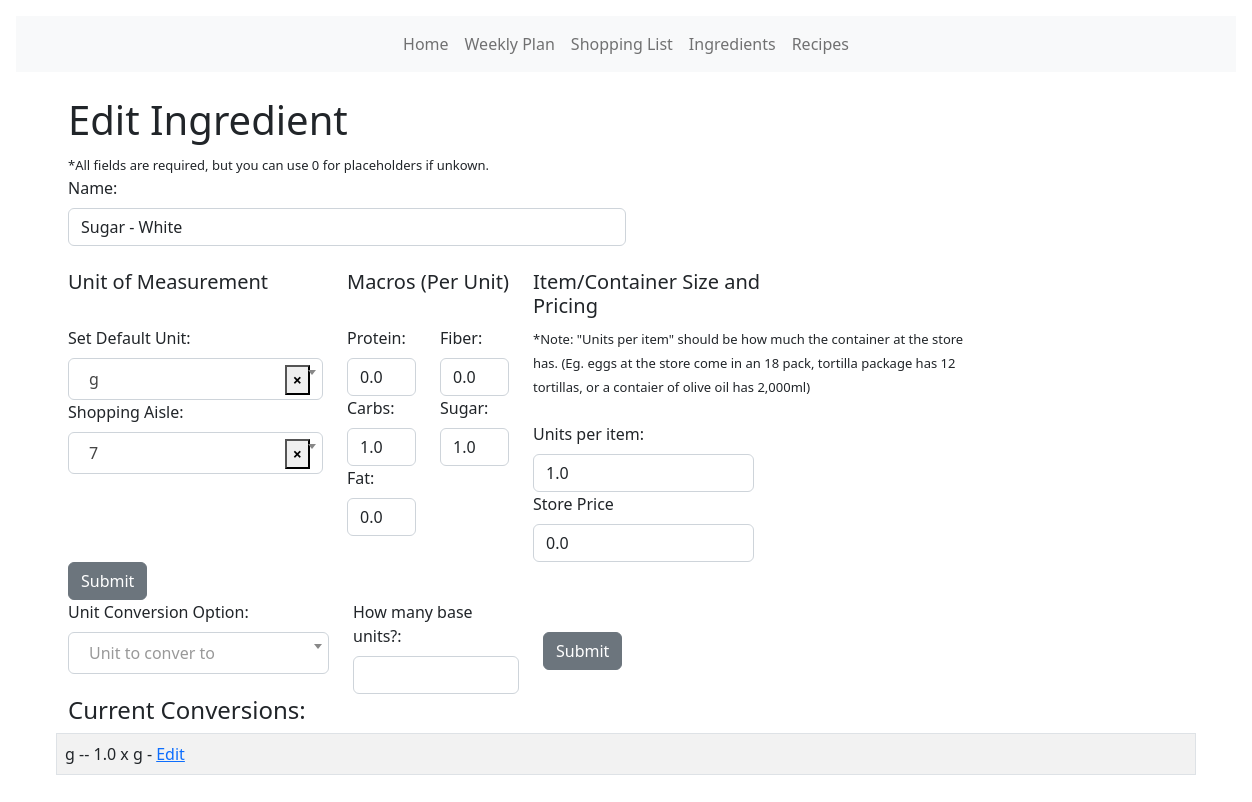
The app's page /ingredients/204, older data.
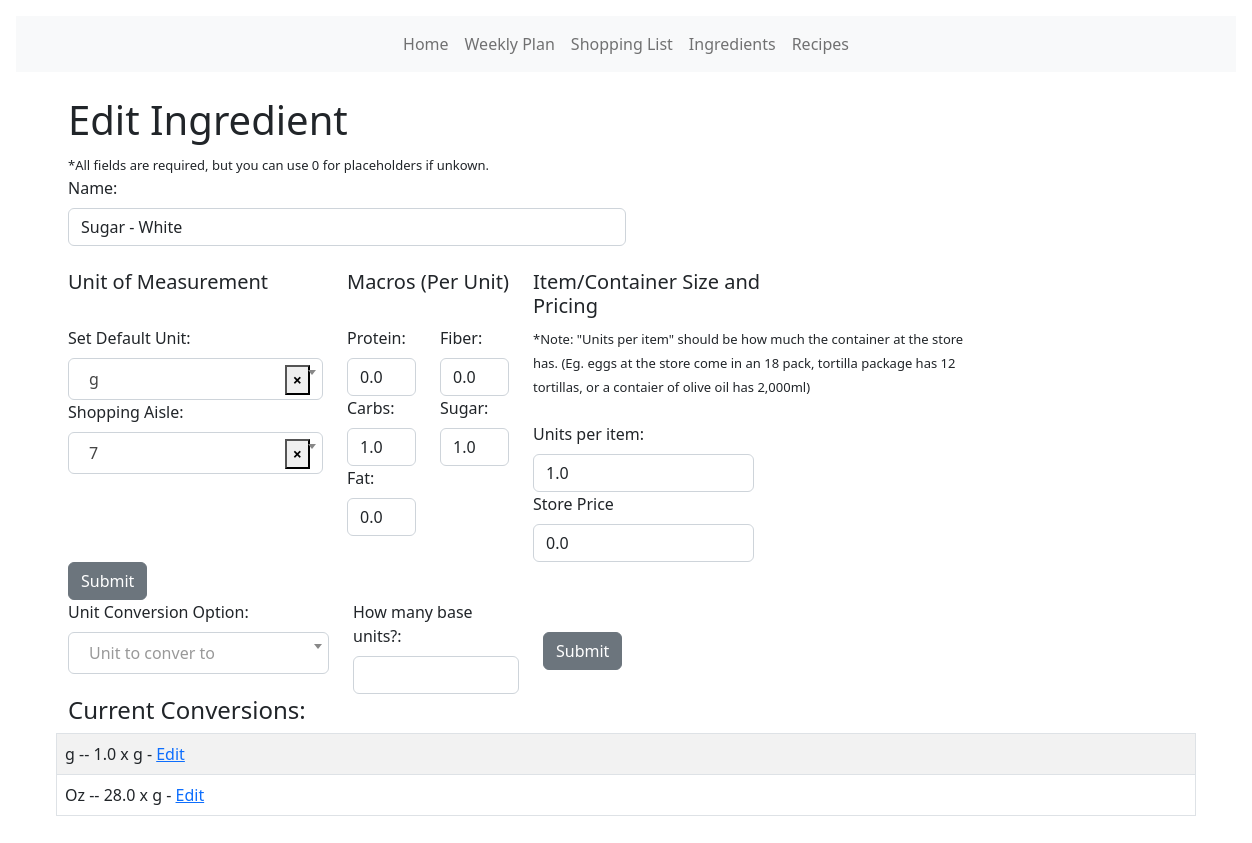
The same page, newer data.
### models.py (models this page shows, shortened)
class Ingredient(db.Model):
    __tablename__ = "ingredient"
    id = db.Column(db.Integer, primary_key=True)
    name = db.Column(db.String(120), nullable=False)
    icalories = db.Column(db.Float)
    protein = db.Column(db.Float)
    carbs = db.Column(db.Float)
    fat = db.Column(db.Float)
    fiber = db.Column(db.Float)
    sugar = db.Column(db.Float)
    item_unit_size = db.Column(db.Float)  # How many units of item at store
    item_price = db.Column(db.Float)  # Price for full item at store
    u_price = db.Column(db.Float)
    aisle_id = db.Column(db.Integer, db.ForeignKey("aisle.id"))
    ingredients = db.relationship("RecipeIngredient", backref="ingredient")
    def default_ingredient_unit(self):
        try:
            x = UnitIngredient.query.filter_by(iid=self.id).first()
            return x.unit.name
        except:
            return "Unknown"

class UnitIngredient(db.Model):
    id = db.Column(db.Integer, primary_key=True)
    iid = db.Column(db.Integer, db.ForeignKey("ingredient.id"))
    uid = db.Column(db.Integer, db.ForeignKey("unit.id"))
    multiplyer = db.Column(db.Float)

class Unit(db.Model):
    id = db.Column(db.Integer, primary_key=True)
    name = db.Column(db.String(30))
    ingredients = db.relationship("UnitIngredient", backref="unit")

### main.py (the view, shortened to what this page needs)
@app.route("/ingredients/<int:id>", methods=["GET", "POST"])
def ingredient_edit(id):
    editing_item = Ingredient.query.get(id)
    units = UnitIngredient.query.filter_by(iid=id).all()
    form = CreateIngredient()
    x = db.session.query(Unit.name).order_by(Unit.id)
    x = [i[0] for i in x]
    form.unit.choices = [("")] + [(y) for y in x]
    a = db.session.query(Aisle.name).order_by(Aisle.id)
    a = [i[0] for i in a]
    form.aisle.choices = [("")] + [(b) for b in a]
    ingredient_to_update = Ingredient.query.get_or_404(id)
    unit_to_update = UnitIngredient.query.filter_by(iid=id).first()
    """Add Conversion Option"""
    form2 = AddUnitConversion()
    form2.unit2.choices = [("")] + [(y) for y in x]
    if form2.submit2.data and form2.validate_on_submit():
        uid = Unit.query.filter_by(name=form2.unit2.data).first()
        update2 = UnitIngredient(iid=id, uid=uid.id, multiplyer=form2.multiplyer.data)
        db.session.add(update2)
        db.session.commit()
    else:
        print("noo luck")
    return render_template(
        "ingredient_update.html",
        ingredient_to_update=ingredient_to_update,
        form=form,
        editing_item=editing_item,
        form2=form2, units=units,
    )

### forms.py
class CreateIngredient(FlaskForm):
    name = StringField("Name:", validators=[validators.InputRequired()])
    unit = SelectField(
        "Set Default Unit:",
        validators=[validators.InputRequired()],
        validate_choice=False,
    )
    protein = DecimalField("Protein:", validators=[validators.InputRequired()])
    carbs = DecimalField("Carbs:", validators=[validators.InputRequired()])
    fat = DecimalField("Fat:", validators=[validators.InputRequired()])
    fiber = DecimalField("Fiber:", validators=[validators.InputRequired()])
    sugar = DecimalField("Sugar:", validators=[validators.InputRequired()])
    item_unit_size = DecimalField(
        "Units per item:", validators=[validators.InputRequired()]
    )
    item_price = DecimalField("Store Price", validators=[validators.InputRequired()])
    aisle = SelectField(
        "Shopping Aisle:",
        validators=[validators.InputRequired()],
        validate_choice=False,
    )
    submit = SubmitField("Submit")

class AddUnitConversion(FlaskForm):
    unit2 = SelectField(
        "Unit Conversion Option:",
        validators=[validators.InputRequired()],
        validate_choice=False,
    )
    multiplyer = DecimalField(
        "How many base units?:", validators=[validators.InputRequired()]
    )
    submit2 = SubmitField("Submit")

### templates/ingredient_update.html (shortened to what this page needs)
<!DOCTYPE html>
<html lang="en">
<head>
  <link href="{{ url_for('static', filename='css/select2.css') }}" rel="stylesheet" />
  {% extends 'base.html' %} {% block content %}
</head>
<body>
  <br />
  <h1>Edit Ingredient</h1>
  <font size="-1">*All fields are required, but you can use 0 for placeholders if unkown.</font>
  <form method="POST">
    <div class="row">
      <div class="col">
        {{ form.hidden_tag() }} {{ form.name.label(class="form-label") }}{{
        form.name(class="form-control w-50", value=editing_item.name) }}
        <br>
      </div>
      <div class="row">
        <div class="col-3">
          <h5>Unit of Measurement</h5>
        </div>
        <div class="col-2">
          <h5>Macros (Per Unit)</h5>
        </div>
        <div class="col-3">
          <h5>Item/Container Size and Pricing</h5>
        </div>
      </div>
      <div class="row">
        <div class="col-3">
          {{ form.unit.label(class="form-label") }}
          <br>
          {{ form.aisle.label(class="form-label") }}
          <br>
        </div>
        <div class="col-1">
          {{ form.protein.label(class="form-label") }}
          {{ form.protein(class="form-control w-100", value=editing_item.protein) }}
          {{ form.carbs.label(class="form-label") }}
          {{ form.carbs(class="form-control w-100", value=editing_item.carbs) }}
          {{ form.fat.label(class="form-label") }}
          {{ form.fat(class="form-control w-100", value=editing_item.fat) }}
        </div>
        <div class="col-1">
          {{ form.fiber.label(class="form-label") }}
          {{ form.fiber(class="form-control w-100", value=editing_item.fiber) }}
          {{ form.sugar.label(class="form-label") }}
          {{ form.sugar(class="form-control w-100", value=editing_item.sugar) }}
        </div>
        <div class="col-5">
          <font size="-1">*Note: "Units per item" should be how much the container at the store has. (Eg. eggs at the
            store come in an 18 pack, tortilla package has 12 tortillas, or a contaier of olive oil has 2,000ml)</font>
          <br>
          <br>
          {{ form.item_unit_size.label(class="form-label") }}
          {{ form.item_unit_size(class="form-control w-50", value=editing_item.item_unit_size) }}
          {{ form.item_price.label(class="form-label") }}
          {{ form.item_price(class="form-control w-50", value=editing_item.item_price) }}
        </div>
      </div>
      <div class="row">
        <div class="col">
          {{ form.submit(class="btn btn-secondary") }}
        </div>
      </div>
  </form>
  <form method="POST">
    <div class="row">
      <div class="col-3">
        {{ form2.unit2.label(class="form-label") }}
      </div>
      <div class="col-2">
        {{ form2.multiplyer.label(class="form-label") }}
        {{ form2.multiplyer(class="form-control w-100") }}
      </div>
      <div class="col-2">
        <br>
        {{ form2.submit2(class="btn btn-secondary mt-2") }}
      </div>
    </div>
  </form>
<br>
<br>
<br>
<br>
<h4>Current Conversions:</h4>
  <table class="table table-hover table-bordered table-striped">
    {% for unit in units %}
    <tr>
      <td>{{unit.unit.name}} -- {{unit.multiplyer}} x {{editing_item.default_ingredient_unit()}} - <a href="{{url_for('unit_conversion_update', id=unit.iid)}}">Edit</a></td>
    </tr>
    {% endfor %}
  </table>
</body>
{% endblock %}

### templates/base.html (shortened to what this page needs)
<!DOCTYPE html>
<html lang="en">
  <head>
    <link
      href="https://cdn.jsdelivr.net/npm/bootstrap@5.0.2/dist/css/bootstrap.min.css"
      rel="stylesheet"
    />
    <link
      href="{{ url_for('static', filename='css/style.css') }}"
      rel="stylesheet"
    />
  </head>
  <body>
    {% include 'navbar.html' %}
    <div class="container">{% block content %} {% endblock %}</div>
  </body>
</html>

### templates/navbar.html (shortened to what this page needs)
<!DOCTYPE html>
<html lang="en">
  <head>
    <link
      href="https://cdn.jsdelivr.net/npm/bootstrap@5.2.0/dist/css/bootstrap.min.css"
      rel="stylesheet"
    />
    <link
      href="https://getbootstrap.com/docs/5.2/assets/css/docs.css"
      rel="stylesheet"
    />
  </head>
  <body class="p-3 m-0 border-0 bd-example">
    <nav class="navbar navbar-expand-lg bg-light">
      <div class="container-fluid">
        <div class="collapse navbar-collapse" id="navbarTogglerDemo01">
          <ul class="navbar-nav mx-auto mb-2 mb-lg-0">
            <li class="nav-item">
              <a class="nav-link" href="{{ url_for('index') }}">Home</a>
            </li>
            <li class="nav-item">
              <a class="nav-link" href="{{ url_for('weekly_plan') }}">Weekly Plan</a>
            </li>
            <li class="nav-item">
              <a class="nav-link" href="{{ url_for('list') }}">Shopping List</a>
            <li class="nav-item">
              <a class="nav-link" href="{{ url_for('ingredient_page') }}">Ingredients</a>
            </li>
            <li class="nav-item">
              <a class="nav-link" href="{{ url_for('recipe_list') }}">Recipes</a>
            </li>
            </li>
          </ul>
        </div>
      </div>
    </nav>
  </body>
</html>

Row changes from the older to the newer data that the page shows:
added UnitIngredient: unit.name "Oz", multiplyer "28.0", {{ editing_item.default_ingredient_unit() }} "g"
